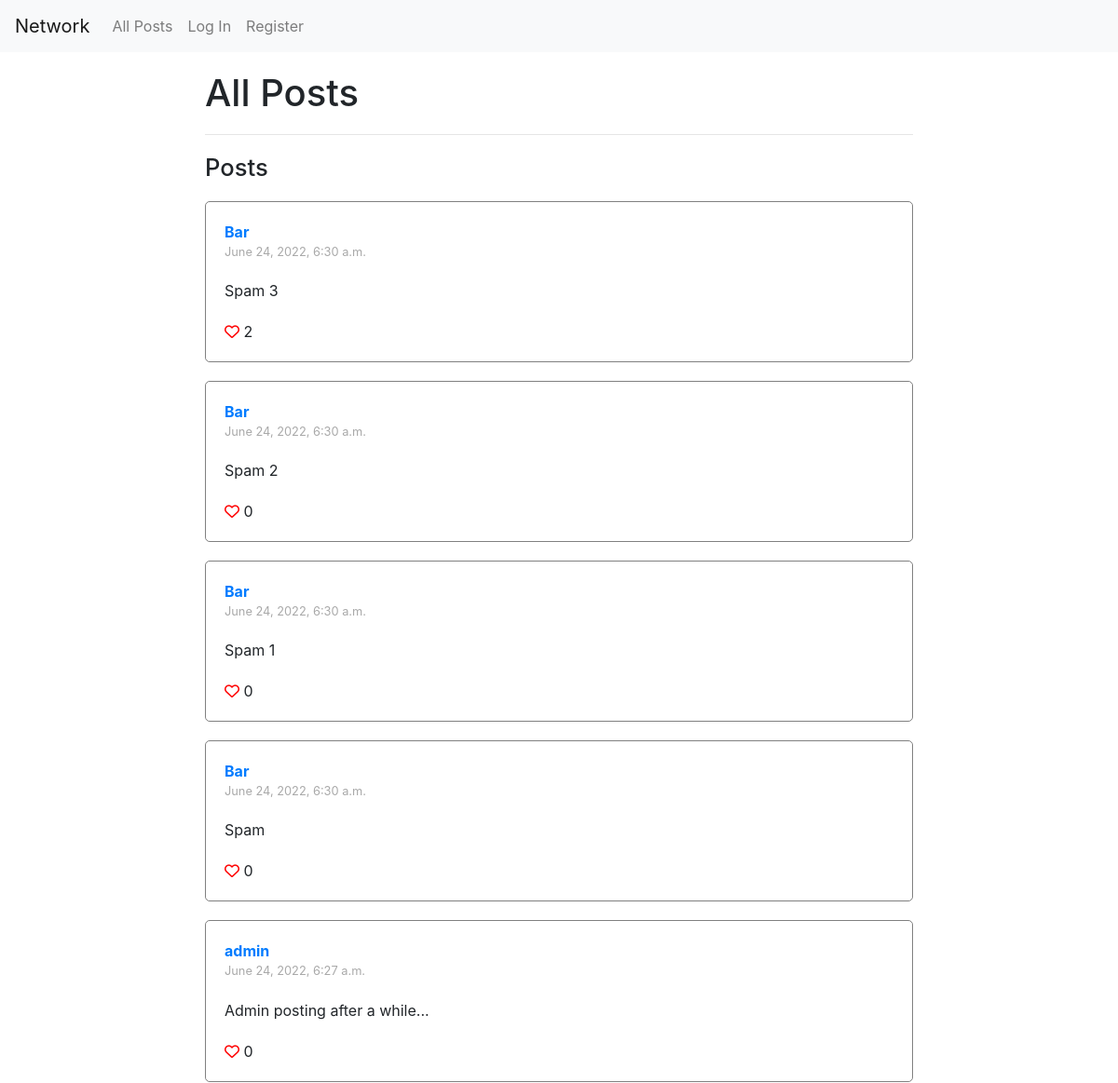
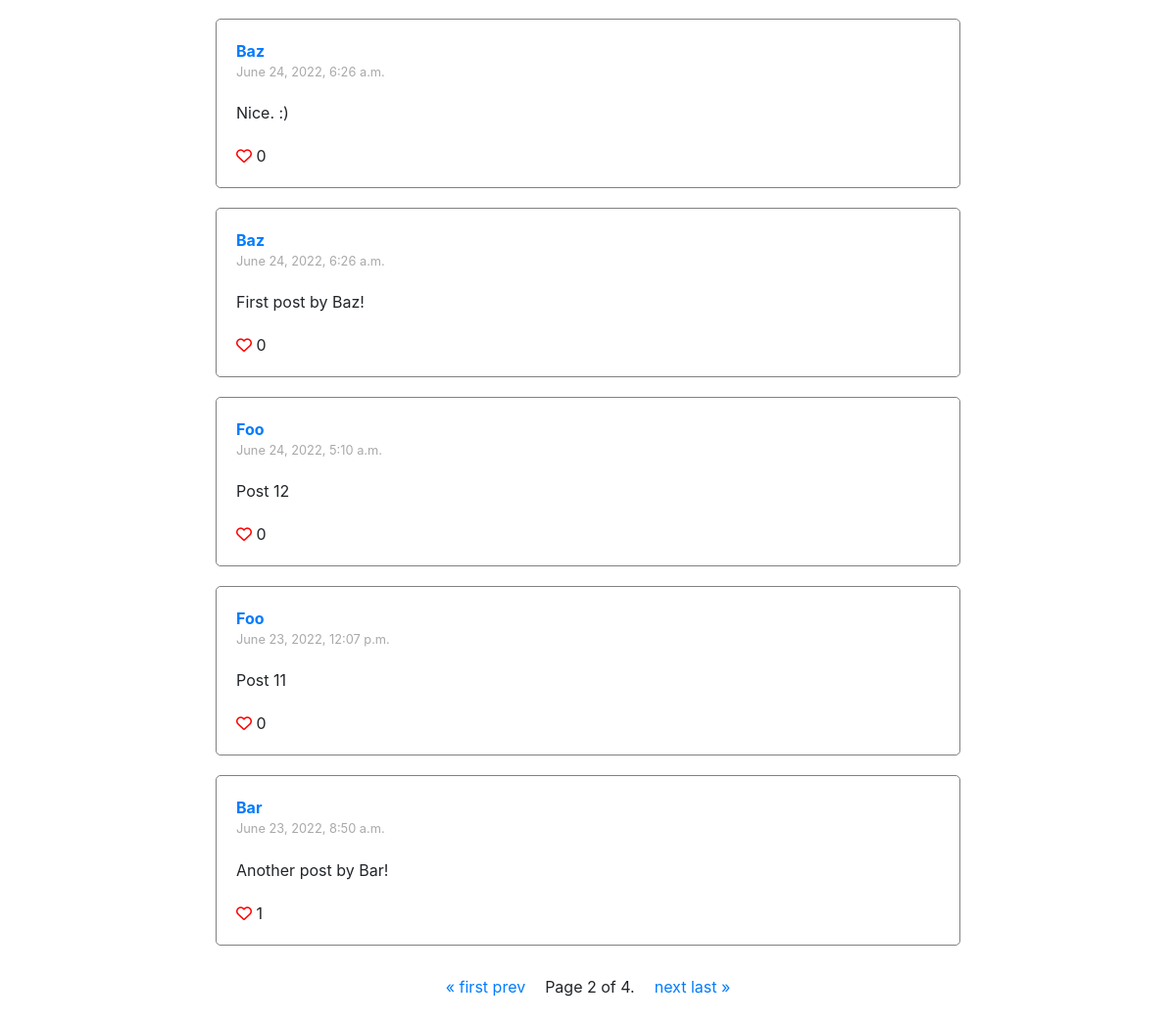
Screenshot of /?page=2 with the database file from the repository (2 pictures, top to bottom).
### network/models.py (models this page shows, shortened)
class Post(models.Model):
    user = models.ForeignKey(User, on_delete=models.CASCADE, related_name="posts")
    timestamp = models.DateTimeField(auto_now_add=True)
    text = models.CharField(max_length=140)
    likes = models.ManyToManyField(User, related_name="likes")

class User(AbstractUser):
    followers = models.ManyToManyField(
        "self", symmetrical=False, related_name="following"
    )

### network/views.py (the view, shortened to what this page needs)
# urls.py: path("", views.index, name="index"),
def index(request):
    posts = Post.objects.all().order_by("-timestamp")
    paginator = Paginator(posts, 10)  # Show 10 posts per page.
    page_number = request.GET.get("page")
    page_obj = paginator.get_page(page_number)
    return render(
        request, "network/index.html", {"form": PostForm(), "page_obj": page_obj}
    )

### network/templates/network/index.html (shortened to what this page needs)
{% extends 'network/posts.html' %}
{% load crispy_forms_tags %}
{% load static %}
{% block body %}
    <h1>All Posts</h1>
    <hr class="divider">
{% endblock %}

### network/templates/network/posts.html (shortened to what this page needs)
{% extends 'network/layout.html' %}
{% load static %}
{% block posts %}
    <div id="posts-container">
        <h1 id="hdr-posts-container">Posts</h1>
        {% for post in page_obj %}
            <div class="post">
                <div class="post-user">
                    <a href={% url 'profile' post.user.username %}>{{ post.user }}</a>
                </div>
                <div class='timestamp'>{{post.timestamp}}</div>
                <div class="post-content" id="post-{{post.id}}-content">
                    {{ post.text }}
                </div>
                <div class="like-container" id="like-container-post-{{post.id}}">
                    {% if user.is_authenticated %}
                        {% if user not in post.likes.all %}
                            <i data-post="{{post.id}}" class="btn-like-toggle far fa-heart"></i>
                        {% else %}
                            <i data-post="{{post.id}}" class="btn-like-toggle fas fa-heart"></i>
                        {% endif %}
                    {% else %}
                        <a href="{% url 'login' %}"><i class="far fa-heart"></i></a>
                    {% endif %}
                    <span id="post-{{post.id}}-likes">{{ post.likes.count }}</span>
                </div>
            </div>
        {% empty %}
            <div class="post">There are no posts yet.</div>
        {% endfor%}
        <div class="pagination">
            <div class="step-links">
                <div class="prev">
                    {% if page_obj.has_previous %}
                        <a href="?page=1">&laquo; first</a>
                        <a href="?page={{ page_obj.previous_page_number }}">prev</a>
                    {% endif %}
                </div>
                <div class="current">
                    Page {{ page_obj.number }} of {{ page_obj.paginator.num_pages }}.
                </div>
                <div class="next">
                    {% if page_obj.has_next %}
                        <a href="?page={{ page_obj.next_page_number }}">next</a>
                        <a href="?page={{ page_obj.paginator.num_pages }}">last &raquo;</a>
                    {% endif %}
                </div>
            </div>
        </div>
    </div>
{% endblock %}

### network/static/network/styles.css (style rules this page uses)
* { box-sizing: border-box; padding: 0; margin: 0; }
.divider { margin-top: 20px; }
#hdr-posts-container { font-size: 1.6rem; margin-top: 20px; }
.post { border: 1px solid gray; border-radius: 5px; padding: 20px; margin-top: 20px; overflow: hidden; }
.post-user { font-weight: bold; }
.timestamp { font-size: 0.8rem; color: darkgray; }
.post-content { margin-top: 20px; }
.like-container { margin-top: 20px; }
.fa-heart { color: red; }
.pagination { display: flex; justify-content: center; margin: 30px 0; }
.step-links { display: flex; justify-content: space-evenly; }
.current { margin: 0 20px; }

### rows the page displays
Post: user "Bar", timestamp "June 24, 2022, 6:30 a.m.", text "Spam 3", likes.count "2"
Post: user "Bar", timestamp "June 24, 2022, 6:30 a.m.", text "Spam 2", likes.count "0"
Post: user "Bar", timestamp "June 24, 2022, 6:30 a.m.", text "Spam 1", likes.count "0"
Post: user "Bar", timestamp "June 24, 2022, 6:30 a.m.", text "Spam", likes.count "0"
Post: user "admin", timestamp "June 24, 2022, 6:27 a.m.", text "Admin posting after a while...", likes.count "0"
Post: user "Baz", timestamp "June 24, 2022, 6:26 a.m.", text "Nice. :)", likes.count "0"
Post: user "Baz", timestamp "June 24, 2022, 6:26 a.m.", text "First post by Baz!", likes.count "0"
Post: user "Foo", timestamp "June 24, 2022, 5:10 a.m.", text "Post 12", likes.count "0"
Post: user "Foo", timestamp "June 23, 2022, 12:07 p.m.", text "Post 11", likes.count "0"
Post: user "Bar", timestamp "June 23, 2022, 8:50 a.m.", text "Another post by Bar!", likes.count "1"

### other values shown
{{ page_obj.number }} "2"
{{ page_obj.paginator.num_pages }} "4"
